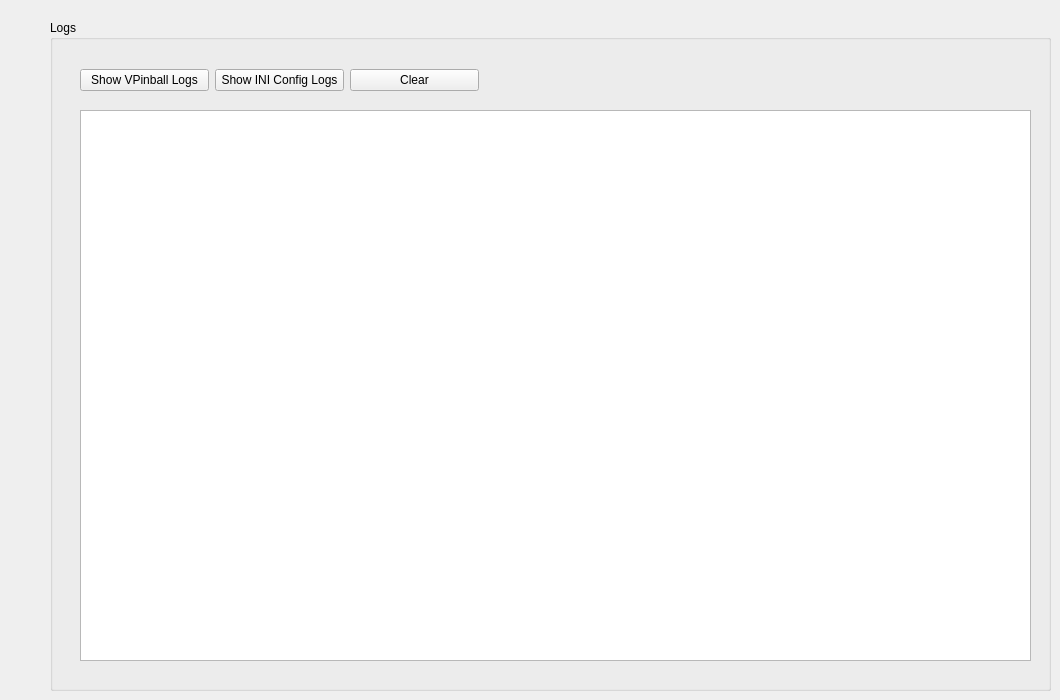
   <widget class="QWidget" name="tab_9">
    <attribute name="title">
     <string>Logs</string>
    </attribute>
    <widget class="QGroupBox" name="groupBox_38">
     <property name="geometry">
      <rect>
       <x>50</x>
       <y>20</y>
       <width>1001</width>
       <height>671</height>
      </rect>
     </property>
     <property name="title">
      <string>Logs</string>
     </property>
     <widget class="QTextBrowser" name="LogtextBrowser">
      <property name="geometry">
       <rect>
        <x>30</x>
        <y>90</y>
        <width>951</width>
        <height>551</height>
       </rect>
      </property>
     </widget>
     <widget class="QWidget" name="horizontalLayoutWidget">
      <property name="geometry">
       <rect>
        <x>30</x>
        <y>40</y>
        <width>399</width>
        <height>41</height>
       </rect>
      </property>
      <layout class="QHBoxLayout" name="horizontalLayout">
       <item>
        <widget class="QPushButton" name="ShowLogButton">
         <property name="text">
          <string>Show VPinball Logs</string>
         </property>
        </widget>
       </item>
       <item>
        <widget class="QPushButton" name="ShowAppLogButton">
         <property name="text">
          <string>Show INI Config Logs</string>
         </property>
        </widget>
       </item>
       <item>
        <widget class="QPushButton" name="ClearLogButton">
         <property name="text">
          <string>Clear</string>
         </property>
        </widget>
       </item>
      </layout>
     </widget>
    </widget>
   </widget>
